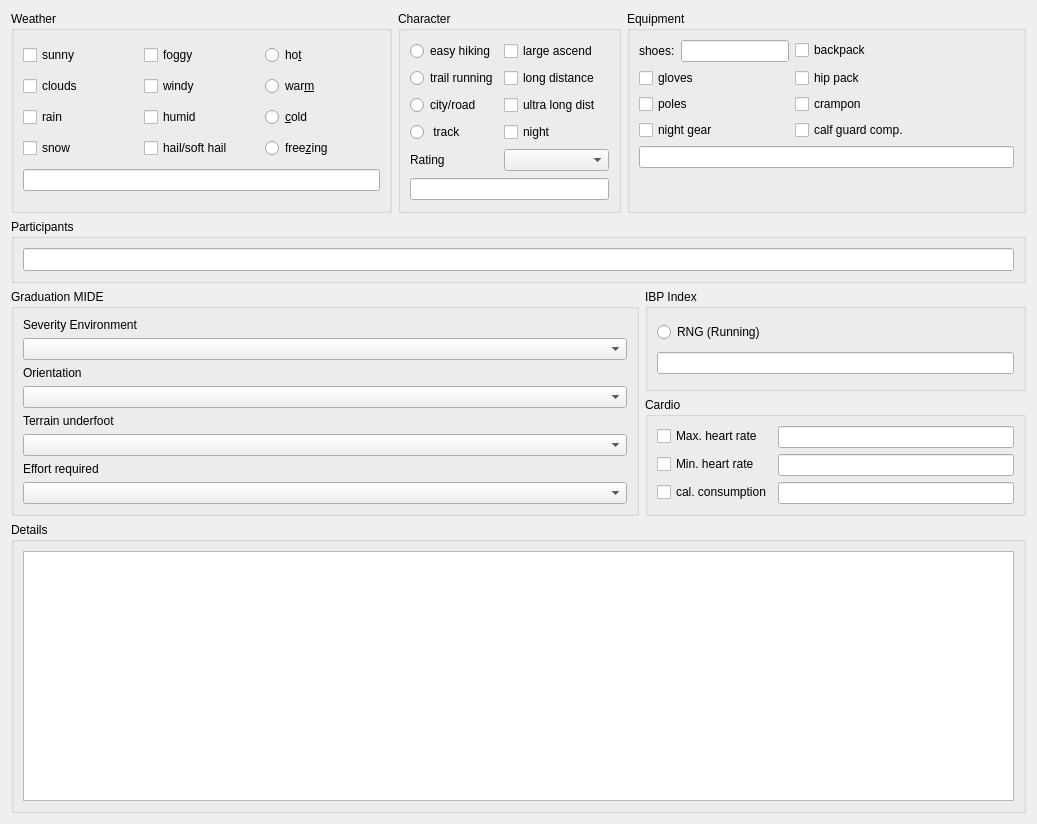
<?xml version="1.0" encoding="UTF-8"?>
<ui version="4.0">
 <class>TRunningSummary</class>
 <widget class="QWidget" name="TRunningSummary">
  <property name="geometry">
   <rect>
    <x>0</x>
    <y>0</y>
    <width>1037</width>
    <height>824</height>
   </rect>
  </property>
  <property name="windowTitle">
   <string>Form</string>
  </property>
  <layout class="QGridLayout" name="gridLayout">
   <item row="0" column="0">
    <widget class="QGroupBox" name="groupBox_b">
     <property name="minimumSize">
      <size>
       <width>381</width>
       <height>202</height>
      </size>
     </property>
     <property name="title">
      <string>Weather</string>
     </property>
     <layout class="QGridLayout" name="gridLayout_3">
      <item row="0" column="0">
       <widget class="QCheckBox" name="checkBox">
        <property name="text">
         <string>sunny</string>
        </property>
        <property name="shortcut">
         <string notr="true"/>
        </property>
       </widget>
      </item>
      <item row="0" column="1">
       <widget class="QCheckBox" name="checkBox_20">
        <property name="text">
         <string>foggy</string>
        </property>
       </widget>
      </item>
      <item row="0" column="2">
       <widget class="QRadioButton" name="radioButton">
        <property name="text">
         <string>ho&amp;t</string>
        </property>
        <property name="shortcut">
         <string notr="true"/>
        </property>
       </widget>
      </item>
      <item row="1" column="0">
       <widget class="QCheckBox" name="checkBox_5">
        <property name="text">
         <string>clouds</string>
        </property>
        <property name="shortcut">
         <string notr="true"/>
        </property>
       </widget>
      </item>
      <item row="1" column="1">
       <widget class="QCheckBox" name="checkBox_18">
        <property name="text">
         <string>windy</string>
        </property>
        <property name="shortcut">
         <string notr="true"/>
        </property>
       </widget>
      </item>
      <item row="1" column="2">
       <widget class="QRadioButton" name="radioButton_2">
        <property name="text">
         <string>war&amp;m</string>
        </property>
        <property name="shortcut">
         <string notr="true"/>
        </property>
       </widget>
      </item>
      <item row="2" column="0">
       <widget class="QCheckBox" name="checkBox_6">
        <property name="text">
         <string>rain</string>
        </property>
        <property name="shortcut">
         <string notr="true"/>
        </property>
       </widget>
      </item>
      <item row="2" column="1">
       <widget class="QCheckBox" name="checkBox_11">
        <property name="text">
         <string>humid</string>
        </property>
        <property name="shortcut">
         <string notr="true"/>
        </property>
       </widget>
      </item>
      <item row="2" column="2">
       <widget class="QRadioButton" name="radioButton_3">
        <property name="text">
         <string>&amp;cold</string>
        </property>
        <property name="shortcut">
         <string notr="true"/>
        </property>
       </widget>
      </item>
      <item row="3" column="0">
       <widget class="QCheckBox" name="checkBox_7">
        <property name="text">
         <string>snow</string>
        </property>
        <property name="shortcut">
         <string notr="true"/>
        </property>
       </widget>
      </item>
      <item row="3" column="1">
       <widget class="QCheckBox" name="checkBox_2">
        <property name="text">
         <string>hail/soft hail</string>
        </property>
       </widget>
      </item>
      <item row="3" column="2">
       <widget class="QRadioButton" name="radioButton_4">
        <property name="text">
         <string>free&amp;zing</string>
        </property>
        <property name="shortcut">
         <string notr="true"/>
        </property>
       </widget>
      </item>
      <item row="4" column="0" colspan="3">
       <widget class="QLineEdit" name="lineEdit_2"/>
      </item>
     </layout>
    </widget>
   </item>
   <item row="0" column="1">
    <widget class="QGroupBox" name="groupBox_a">
     <property name="title">
      <string>Character</string>
     </property>
     <layout class="QGridLayout" name="gridLayout_2">
      <item row="5" column="1">
       <widget class="QComboBox" name="comboBox">
        <item>
         <property name="text">
          <string/>
         </property>
        </item>
        <item>
         <property name="text">
          <string>Rating 5 stars</string>
         </property>
        </item>
        <item>
         <property name="text">
          <string>Rating 4 stars</string>
         </property>
        </item>
        <item>
         <property name="text">
          <string>Rating 3 stars</string>
         </property>
        </item>
        <item>
         <property name="text">
          <string>Rating 2 stars</string>
         </property>
        </item>
        <item>
         <property name="text">
          <string>Rating 1 star</string>
         </property>
        </item>
       </widget>
      </item>
      <item row="5" column="0">
       <widget class="QLabel" name="label_2">
        <property name="text">
         <string>Rating</string>
        </property>
       </widget>
      </item>
      <item row="1" column="1">
       <widget class="QCheckBox" name="checkBox_13">
        <property name="text">
         <string>long distance</string>
        </property>
       </widget>
      </item>
      <item row="3" column="1">
       <widget class="QCheckBox" name="checkBox_15">
        <property name="text">
         <string>night</string>
        </property>
       </widget>
      </item>
      <item row="1" column="0">
       <widget class="QRadioButton" name="radioButton_5">
        <property name="text">
         <string>trail running</string>
        </property>
       </widget>
      </item>
      <item row="6" column="0" colspan="2">
       <widget class="QLineEdit" name="lineEdit_3"/>
      </item>
      <item row="2" column="0">
       <widget class="QRadioButton" name="radioButton_17">
        <property name="text">
         <string>city/road</string>
        </property>
       </widget>
      </item>
      <item row="3" column="0">
       <widget class="QRadioButton" name="radioButton_16">
        <property name="text">
         <string> track</string>
        </property>
       </widget>
      </item>
      <item row="2" column="1">
       <widget class="QCheckBox" name="checkBox_4">
        <property name="text">
         <string>ultra long dist</string>
        </property>
       </widget>
      </item>
      <item row="0" column="1">
       <widget class="QCheckBox" name="checkBox_14">
        <property name="text">
         <string>large ascend</string>
        </property>
       </widget>
      </item>
      <item row="0" column="0">
       <widget class="QRadioButton" name="radioButton_6">
        <property name="text">
         <string>easy hiking</string>
        </property>
       </widget>
      </item>
     </layout>
    </widget>
   </item>
   <item row="0" column="2" colspan="2">
    <widget class="QGroupBox" name="groupBox_d">
     <property name="title">
      <string>Equipment</string>
     </property>
     <layout class="QFormLayout" name="formLayout">
      <item row="0" column="0">
       <layout class="QHBoxLayout" name="horizontalLayout_3">
        <item>
         <widget class="QLabel" name="label_6">
          <property name="text">
           <string>shoes:</string>
          </property>
         </widget>
        </item>
        <item>
         <widget class="QLineEdit" name="lineEdit_6"/>
        </item>
       </layout>
      </item>
      <item row="0" column="1">
       <widget class="QCheckBox" name="checkBox_21">
        <property name="text">
         <string>backpack</string>
        </property>
       </widget>
      </item>
      <item row="1" column="0">
       <widget class="QCheckBox" name="checkBox_19">
        <property name="text">
         <string>gloves</string>
        </property>
       </widget>
      </item>
      <item row="1" column="1">
       <widget class="QCheckBox" name="checkBox_23">
        <property name="text">
         <string>hip pack</string>
        </property>
       </widget>
      </item>
      <item row="2" column="0">
       <widget class="QCheckBox" name="checkBox_12">
        <property name="text">
         <string>poles</string>
        </property>
       </widget>
      </item>
      <item row="2" column="1">
       <widget class="QCheckBox" name="checkBox_22">
        <property name="text">
         <string>crampon</string>
        </property>
       </widget>
      </item>
      <item row="3" column="0">
       <widget class="QCheckBox" name="checkBox_10">
        <property name="text">
         <string>night gear</string>
        </property>
       </widget>
      </item>
      <item row="3" column="1">
       <widget class="QCheckBox" name="checkBox_24">
        <property name="text">
         <string>calf guard comp.</string>
        </property>
       </widget>
      </item>
      <item row="4" column="0" colspan="2">
       <widget class="QLineEdit" name="lineEdit_4"/>
      </item>
     </layout>
    </widget>
   </item>
   <item row="1" column="0" colspan="4">
    <widget class="QGroupBox" name="groupBox_c">
     <property name="title">
      <string>Participants</string>
     </property>
     <layout class="QHBoxLayout" name="horizontalLayout_2">
      <item>
       <widget class="QLineEdit" name="lineEdit">
        <property name="minimumSize">
         <size>
          <width>927</width>
          <height>23</height>
         </size>
        </property>
       </widget>
      </item>
     </layout>
    </widget>
   </item>
   <item row="2" column="0" rowspan="2" colspan="3">
    <widget class="QGroupBox" name="groupBox_e">
     <property name="title">
      <string>Graduation MIDE</string>
     </property>
     <layout class="QVBoxLayout" name="verticalLayout_2">
      <item>
       <widget class="QLabel" name="label">
        <property name="text">
         <string>Severity Environment</string>
        </property>
       </widget>
      </item>
      <item>
       <widget class="QComboBox" name="comboBox_6">
        <item>
         <property name="text">
          <string/>
         </property>
        </item>
        <item>
         <property name="text">
          <string>1. The environment is not risk free</string>
         </property>
        </item>
        <item>
         <property name="text">
          <string>2. More than 1 risk factor</string>
         </property>
        </item>
        <item>
         <property name="text">
          <string>3. Various risk factors</string>
         </property>
        </item>
        <item>
         <property name="text">
          <string>4. Considerable riskfactors</string>
         </property>
        </item>
        <item>
         <property name="text">
          <string>5. Many risk factors</string>
         </property>
        </item>
       </widget>
      </item>
      <item>
       <widget class="QLabel" name="label_4">
        <property name="minimumSize">
         <size>
          <width>68</width>
          <height>0</height>
         </size>
        </property>
        <property name="maximumSize">
         <size>
          <width>16777215</width>
          <height>16777215</height>
         </size>
        </property>
        <property name="text">
         <string>Orientation</string>
        </property>
       </widget>
      </item>
      <item>
       <widget class="QComboBox" name="comboBox_2">
        <item>
         <property name="text">
          <string/>
         </property>
        </item>
        <item>
         <property name="text">
          <string>1. Paths and junctions well signed</string>
         </property>
        </item>
        <item>
         <property name="text">
          <string>2. Footpaths or way marks which follow the route</string>
         </property>
        </item>
        <item>
         <property name="text">
          <string>3. Demands orientation by identification of geographic features and compass points</string>
         </property>
        </item>
        <item>
         <property name="text">
          <string>4. Requires advanced navigation techniques, beyond interpretation of features on the map and the ground</string>
         </property>
        </item>
        <item>
         <property name="text">
          <string>5. Difficult navigation is interrupted by obstacles which must be avoided</string>
         </property>
        </item>
       </widget>
      </item>
      <item>
       <widget class="QLabel" name="label_3">
        <property name="text">
         <string>Terrain underfoot</string>
        </property>
       </widget>
      </item>
      <item>
       <widget class="QComboBox" name="comboBox_5">
        <item>
         <property name="text">
          <string/>
         </property>
        </item>
        <item>
         <property name="text">
          <string>1. Easy walking</string>
         </property>
        </item>
        <item>
         <property name="text">
          <string>2. Bridleways and well made footpaths</string>
         </property>
        </item>
        <item>
         <property name="text">
          <string>3. Rocky stairways, rough ground and screes</string>
         </property>
        </item>
        <item>
         <property name="text">
          <string>4. Contains sections where the use of hands is necessary for balance</string>
         </property>
        </item>
        <item>
         <property name="text">
          <string>5. Scrambling, pulling on hands and arms for progress</string>
         </property>
        </item>
       </widget>
      </item>
      <item>
       <widget class="QLabel" name="label_5">
        <property name="text">
         <string>Effort required </string>
        </property>
       </widget>
      </item>
      <item>
       <widget class="QComboBox" name="comboBox_3">
        <item>
         <property name="text">
          <string/>
         </property>
        </item>
        <item>
         <property name="text">
          <string>1. Less than one hour of continuous walking</string>
         </property>
        </item>
        <item>
         <property name="text">
          <string>2. From 1 to 3 hours of continuous walking</string>
         </property>
        </item>
        <item>
         <property name="text">
          <string>3. From 3 to 6 hours of continuous walking</string>
         </property>
        </item>
        <item>
         <property name="text">
          <string>4. From 6 to 10 hours of continuous walking</string>
         </property>
        </item>
        <item>
         <property name="text">
          <string>5. More than 10 hours of continuous walking</string>
         </property>
        </item>
       </widget>
      </item>
     </layout>
    </widget>
   </item>
   <item row="2" column="3">
    <widget class="QGroupBox" name="groupBox_f">
     <property name="title">
      <string>IBP Index</string>
     </property>
     <property name="checkable">
      <bool>false</bool>
     </property>
     <property name="checked">
      <bool>false</bool>
     </property>
     <layout class="QVBoxLayout" name="verticalLayout">
      <item>
       <widget class="QRadioButton" name="radioButton_10">
        <property name="text">
         <string>RNG (Running)</string>
        </property>
       </widget>
      </item>
      <item>
       <widget class="QLineEdit" name="lineEdit_5"/>
      </item>
     </layout>
    </widget>
   </item>
   <item row="3" column="3">
    <widget class="QGroupBox" name="groupBox_fb">
     <property name="title">
      <string>Cardio</string>
     </property>
     <layout class="QFormLayout" name="formLayout_2">
      <item row="0" column="0">
       <widget class="QCheckBox" name="checkBox_3">
        <property name="text">
         <string>Max. heart rate</string>
        </property>
       </widget>
      </item>
      <item row="0" column="1">
       <widget class="QLineEdit" name="lineEdit_7"/>
      </item>
      <item row="1" column="0">
       <widget class="QCheckBox" name="checkBox_8">
        <property name="text">
         <string>Min. heart rate</string>
        </property>
       </widget>
      </item>
      <item row="1" column="1">
       <widget class="QLineEdit" name="lineEdit_8"/>
      </item>
      <item row="2" column="0">
       <widget class="QCheckBox" name="checkBox_9">
        <property name="text">
         <string>cal. consumption</string>
        </property>
       </widget>
      </item>
      <item row="2" column="1">
       <widget class="QLineEdit" name="lineEdit_9"/>
      </item>
     </layout>
    </widget>
   </item>
   <item row="4" column="0" colspan="4">
    <widget class="QGroupBox" name="groupBox_g">
     <property name="minimumSize">
      <size>
       <width>961</width>
       <height>234</height>
      </size>
     </property>
     <property name="title">
      <string>Details</string>
     </property>
     <layout class="QHBoxLayout" name="horizontalLayout">
      <item>
       <widget class="QTextEdit" name="textEdit"/>
      </item>
     </layout>
    </widget>
   </item>
  </layout>
 </widget>
 <resources/>
 <connections/>
</ui>
